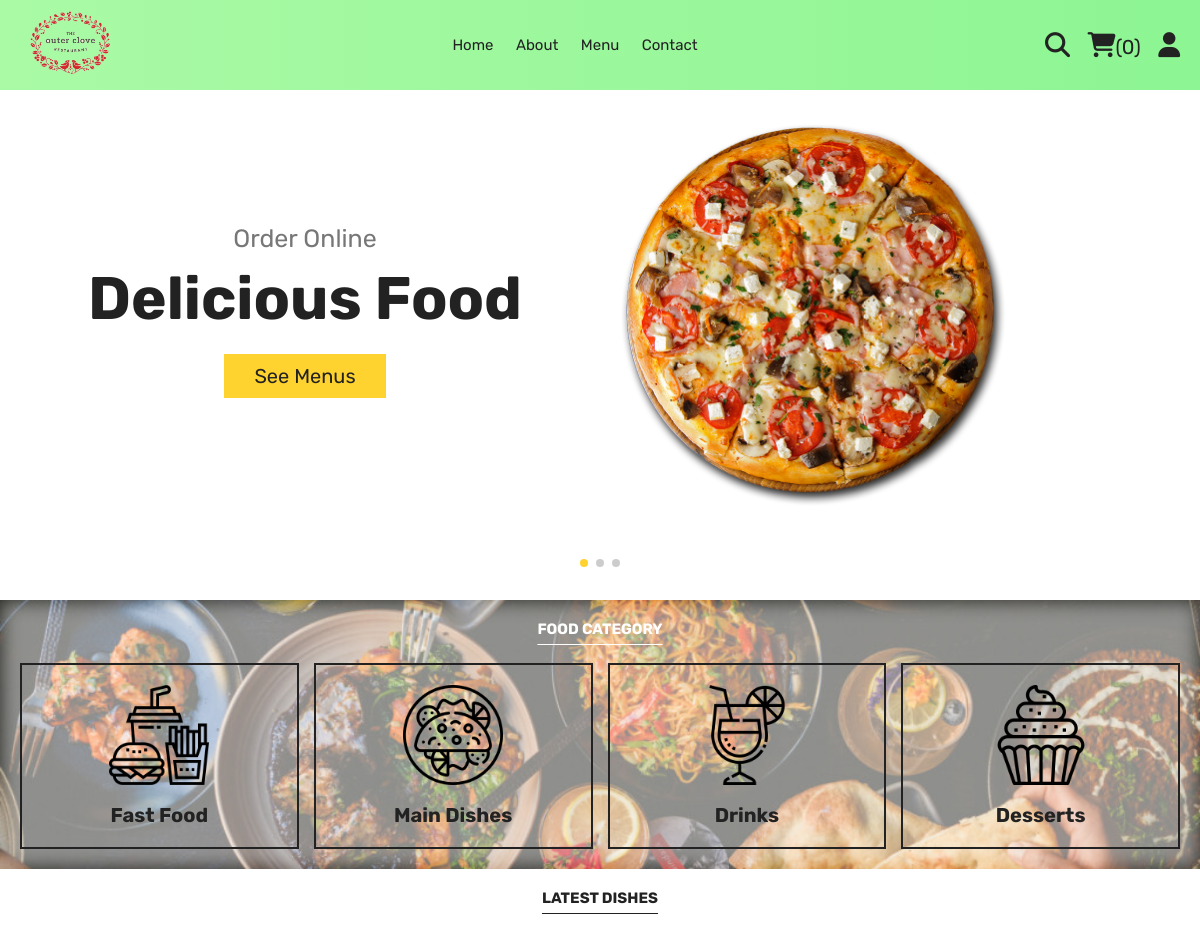
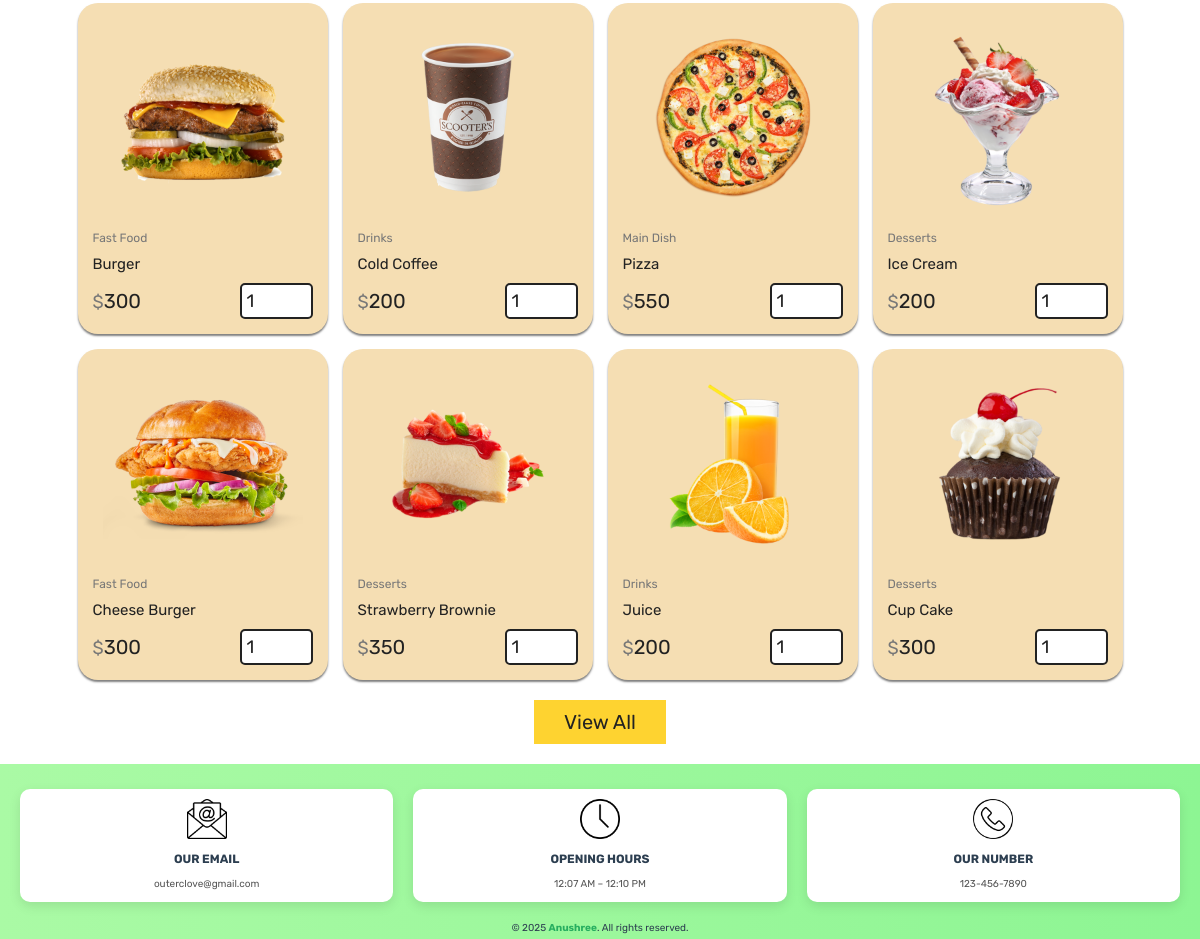
The app's page /home.php with its own data (2 pictures, top to bottom).
### tables this page shows
CREATE TABLE `products` (
  `id` int(100) NOT NULL,
  `name` varchar(100) NOT NULL,
  `category` varchar(100) NOT NULL,
  `price` int(10) NOT NULL,
  `image` varchar(100) NOT NULL
);

### home.php (the view, shortened to what this page needs)
<?php
include 'components/connect.php';
?>
<!DOCTYPE html>
<html lang="en">
<head>
   <link rel="stylesheet" href="https://unpkg.com/swiper@8/swiper-bundle.min.css" />
   <link rel="stylesheet" href="https://cdnjs.cloudflare.com/ajax/libs/font-awesome/6.1.1/css/all.min.css">
   <link rel="stylesheet" href="css/style.css">
</head>
<body>
<?php include 'components/user_header.php'; ?>
<section class="hero">
   <div class="swiper hero-slider">
      <div class="swiper-wrapper">
         <div class="swiper-slide slide">
            <div class="content">
               <span>Order Online</span>
               <h3>Delicious Food</h3>
               <a href="menu.php" class="btn">See Menus</a>
            </div>
            <div class="image">
               <img src="images/home-img-1.png" alt="">
            </div>
         </div>
         <div class="swiper-slide slide">
            <div class="content">
               <span>Order Online</span>
               <h3>Chezzy Hamburger</h3>
               <a href="menu.php" class="btn">See Menus</a>
            </div>
            <div class="image">
               <img src="images/home-img-2.png" alt="">
            </div>
         </div>
         <div class="swiper-slide slide">
            <div class="content">
               <span>Order Online</span>
               <h3>Rosted Chicken</h3>
               <a href="menu.php" class="btn">See Menus</a>
            </div>
            <div class="image">
               <img src="images/home-img-3.png" alt="">
            </div>
         </div>
      </div>
      <div class="swiper-pagination"></div>
   </div>
</section>
<section class="category" style="position: relative; background-image: url('images/food-1024x683.jpg'); background-size: cover; background-position: center;">
   <div style="position: absolute; top: 0; left: 0; width: 100%; height: 100%; background: rgba(255, 255, 255, 0.5); filter: blur(10px);"></div>
   <h1 class="title" style="color: white;">Food Category</h1>
   <div class="box-container">
      <a href="category.php?category=fast food" class="box" >
         <img src="images/cat-1.png" alt="">
         <h3>Fast Food</h3>
      </a>
      <a href="category.php?category=main dish" class="box" >
         <img src="images/cat-2.png" alt="">
         <h3>Main Dishes</h3>
      </a>
      <a href="category.php?category=drinks" class="box" style="background-color: #your_default_color;">
         <img src="images/cat-3.png" alt="">
         <h3>Drinks</h3>
      </a>
      <a href="category.php?category=desserts" class="box" style="background-color: #your_default_color;">
         <img src="images/cat-4.png" alt="">
         <h3>Desserts</h3>
      </a>
   </div>
</section>
<section class="products">
   <h1 class="title">Latest Dishes</h1>
   <div class="box-container">
      <?php
         $select_products = $conn->prepare("SELECT * FROM `products` LIMIT 8");
         $select_products->execute();
         if($select_products->rowCount() > 0){
            while($fetch_products = $select_products->fetch(PDO::FETCH_ASSOC)){
      ?>
      <form action="" method="post" class="box">
         <img src="uploaded_img/<?= $fetch_products['image']; ?>" alt="">
         <a href="category.php?category=<?= $fetch_products['category']; ?>" class="cat"><?= $fetch_products['category']; ?></a>
         <div class="name"><?= $fetch_products['name']; ?></div>
         <div class="flex">
            <div class="price"><span>$</span><?= $fetch_products['price']; ?></div>
            <input type="number" name="qty" class="qty" min="1" max="99" value="1" maxlength="2">
         </div>
      </form>
      <?php
            }
         }else{
            echo '<p class="empty">no products added yet!</p>';
         }
      ?>
   </div>
   <div class="more-btn">
      <a href="menu.php" class="btn">View All</a>
   </div>
</section>
<?php include 'components/footer.php'; ?>
</body>
</html>

### components/user_header.php (shortened to what this page needs)
<header class="header" style="background: linear-gradient(to right, #aafaa5, #8df593);">
   <section class="flex">
   <a href="home.php" class="logo">
      <img src="images/LYgjKqzpQb.png" alt="Yum-Yum Logo" width="100" height="100">
   </a>
      <nav class="navbar">
         <a href="home.php">Home</a>
         <a href="about.php">About</a>
         <a href="menu.php">Menu</a>
         <a href="contact.php">Contact</a>
      </nav>
      <div class="icons">
         <?php
            $count_cart_items = $conn->prepare("SELECT * FROM `cart` WHERE user_id = ?");
            $count_cart_items->execute([$user_id]);
            $total_cart_items = $count_cart_items->rowCount();
         ?>
         <a href="search.php"><i class="fas fa-search"></i></a>
         <a href="cart.php"><i class="fas fa-shopping-cart"></i><span>(<?= $total_cart_items; ?>)</span></a>
         <div id="user-btn" class="fas fa-user"></div>
      </div>
   </section>
</header>

### components/footer.php
<footer class="footer">
  <section class="grid">
    <div class="box">
      <img src="images/email-icon.png" alt="Email Icon">
      <h3>Our Email</h3>
      <a href="mailto:outerclove@gmail.com">outerclove@gmail.com</a>
    </div>
    <div class="box">
      <img src="images/clock-icon.png" alt="Clock Icon">
      <h3>Opening Hours</h3>
      <p>12:07 AM – 12:10 PM</p>
    </div>
    <div class="box">
      <img src="images/phone-icon.png" alt="Phone Icon">
      <h3>Our Number</h3>
      <a href="tel:1234567890">123-456-7890</a>
    </div>
  </section>
  <div class="credit">
    &copy; <?= date('Y'); ?> <span>Anushree</span>. All rights reserved.
  </div>
</footer>

### css/style.css (style rules this page uses)
:root { --yellow: #fed330; --red: #e74c3c; --white: #fff; --black: #222; --light-color: #777; --border: .2rem solid var(--black); }
* { font-family: 'Rubik', sans-serif; margin: 0; padding: 0; box-sizing: border-box; outline: none; border: none; text-decoration: none; }
html { font-size: 62.5%; overflow-x: hidden; scroll-behavior: smooth; }
section { margin: 0 auto; max-width: 1200px; padding: 2rem; }
.title { text-align: center; margin-bottom: 2.5rem; font-size: rem; color: var(--black); text-transform: uppercase; text-decoration: underline; text-underline-offset: 1rem; }
.btn, .delete-btn { margin-top: 1rem; display: inline-block; font-size: 2rem; padding: 1rem 3rem; cursor: pointer; text-transform: capitalize; transition: .2s linear; }
.btn { background-color: var(--yellow); color: var(--black); }
.header { position: sticky; top: 0; left: 0; right: 0; z-index: 1000; background-color: var(--white); border: none; }
.header .flex { display: flex; align-items: center; justify-content: space-between; position: relative; }
.header .flex .logo { font-size: 2.5rem; color: var(--black); height: 50px; display: flex; align-items: center; }
.header .flex .navbar a { font-size: 1.5rem; color: var(--black); margin: 0 1rem; }
.header .flex .icons>* { margin-left: 1.5rem; font-size: 2.5rem; color: var(--black); cursor: pointer; }
.header .flex .icons span { font-size: 2rem; }
.hero .slide { display: flex; align-items: center; flex-wrap: wrap-reverse; gap: 2rem; margin-bottom: 4rem; }
.hero .slide .image { flex: 1 1 40rem; }
.hero .slide .image img { width: 70%; }
.hero .slide .content { flex: 1 1 40rem; text-align: center; }
.hero .slide .content span { font-size: 2.5rem; color: var(--light-color); }
.hero .slide .content h3 { margin: 1rem 0; font-size: 6rem; color: var(--black); text-transform: capitalize; }
.category .box-container { display: grid; grid-template-columns: repeat(auto-fit, minmax(27rem, 1fr)); gap: 1.5rem; align-items: flex-start; }
.category .box-container .box { border: var(--border); padding: 2rem; text-align: center; }
.category .box-container .box img { width: 100%; height: 10rem; object-fit: contain; }
.category .box-container .box h3 { font-size: 2rem; margin-top: 1.5rem; color: var(--black); text-transform: capitalize; }
.products .box-container { display: grid; grid-template-columns: repeat(auto-fit, 25rem); justify-content: center; gap: 1.5rem; }
.products .box-container .box { border-radius: 20px; box-shadow: 0 2px 2px rgba(0, 0, 0, 0.5); padding: 1.5rem; position: relative; overflow: hidden; background: wheat; }
.products .box-container .box img { height: 20rem; width: 100%; object-fit: contain; margin-bottom: 1rem; }
.products .box-container .box .cat { font-size: 1.2rem; color: var(--light-color); }
.products .box-container .box .name { font-size: 1.5rem; color: var(--black); margin: 1rem 0 0; }
.products .box-container .box .flex { display: flex; align-items: center; gap: 1rem; margin-top: 1rem; }
.products .box-container .box .flex .price { margin-right: auto; font-size: 2rem; color: var(--black); }
.products .box-container .box .flex .price span { color: var(--light-color); font-size: 1.8rem; }
.products .box-container .box .flex .qty { padding: 0.5rem; border: var(--border); font-size: 1.8rem; color: var(--black); border-radius:0.5rem }
.products .more-btn { margin-top: 1rem; text-align: center; }
.footer { background: linear-gradient(to right, #aafaa5, #8df593); padding: 0.5rem 0; font-family: 'Segoe UI', Tahoma, Geneva, Verdana, sans-serif; color: #333; }
.footer .grid { display: grid; grid-template-columns: repeat(auto-fit, minmax(250px, 1fr)); gap: 2rem; align-items: start; max-width: 1200px; margin: 0 auto; }
.footer .box { background: #fff; border-radius: 10px; padding: 1rem; box-shadow: 0 4px 12px rgba(0, 0, 0, 0.1); text-align: center; transition: transform 0.3s ease; }
.footer .box img { height: 40px; margin-bottom: 1rem; }
.footer .box h3 { font-size: 1.2rem; margin-bottom: 1rem; color: #2c3e50; text-transform: uppercase; }
.footer .box p, .footer .box a { font-size: 1rem; color: #555; text-decoration: none; line-height: 1.6; }
.footer .credit { text-align: center; font-size: 1rem; color: #2c3e50; }
.footer .credit span { font-weight: bold; color: #27ae60; }
.footer .grid { display: grid; grid-template-columns: repeat(3, 1fr); gap: 2rem; align-items: start; max-width: 1200px; margin: 0 auto; }

### records on screen
products: image (picture), category "Fast Food", name "Burger", price "300"
products: image (picture), category "Drinks", name "Cold Coffee", price "200"
products: image (picture), category "Main Dish", name "Pizza", price "550"
products: image (picture), category "Desserts", name "Ice Cream", price "200"
products: image (picture), category "Fast Food", name "Cheese Burger", price "300"
products: image (picture), category "Desserts", name "Strawberry Brownie", price "350"
products: image (picture), category "Drinks", name "Juice", price "200"
products: image (picture), category "Desserts", name "Cup Cake", price "300"

### other values on screen
$total_cart_items "0"
